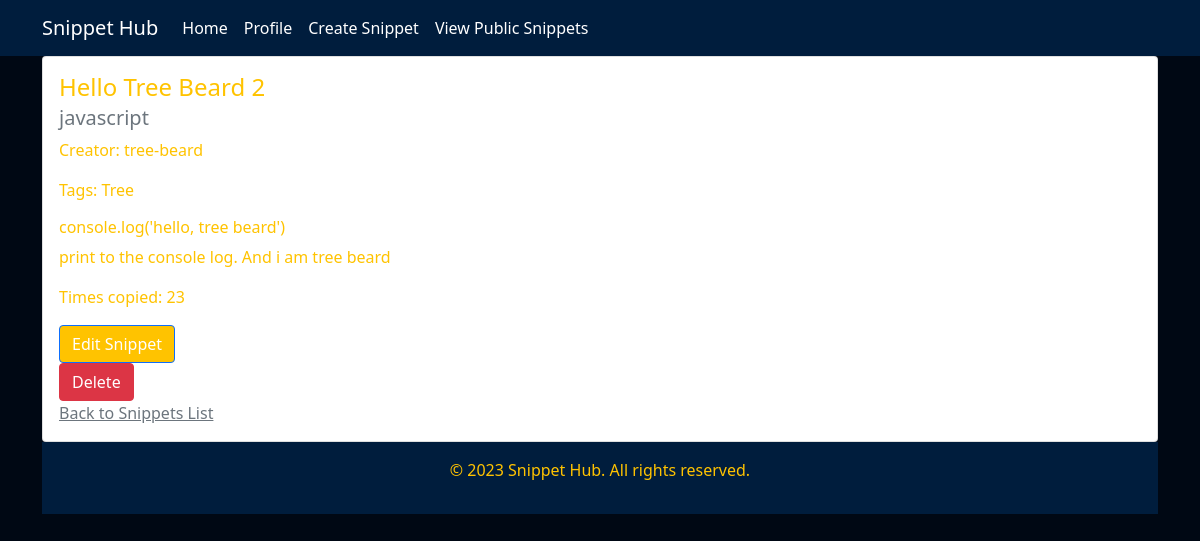
The app's page /view_snippets/3/, older data.
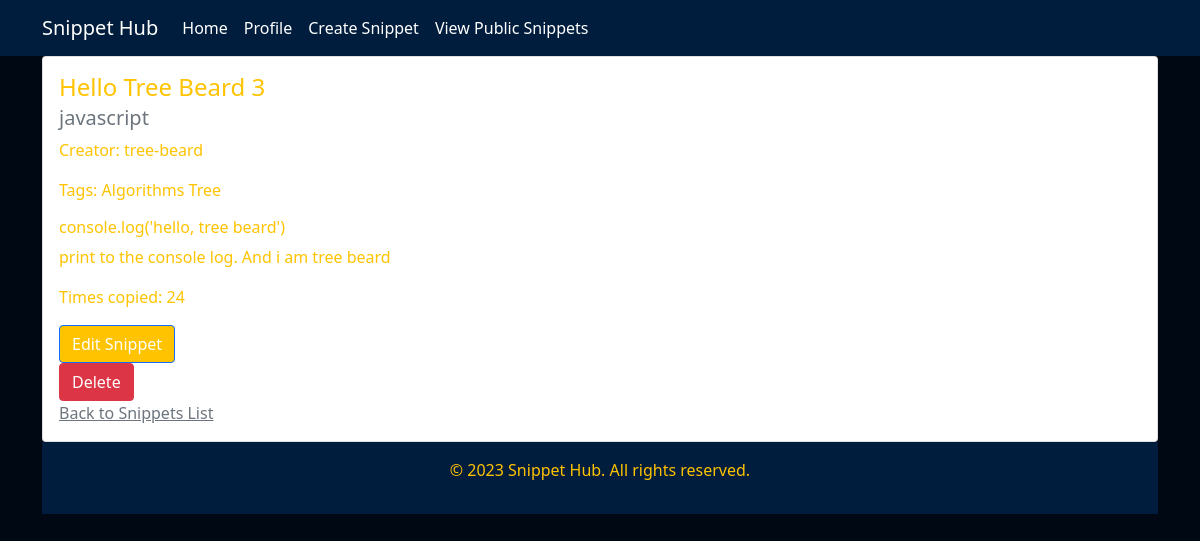
The same page, newer data.
### snippets/models.py (models this page shows, shortened)
class Snippet(models.Model):
    title = models.CharField(max_length=100)
    language = models.CharField(max_length=100)
    code = models.TextField()
    description = models.TextField()
    created = models.DateTimeField(auto_now_add=True)
    modified = models.DateTimeField(auto_now=True)
    creator = models.ForeignKey('auth.User', related_name='snippets', on_delete=models.CASCADE)
    is_public = models.BooleanField(default=True)
    tags = models.ManyToManyField("Tag")
    copy_count = models.PositiveBigIntegerField(default=0)

class Tag(models.Model):
    name = models.CharField(max_length=100)

### snippets/views.py (the view)
# urls.py: path('view_snippets/<int:snippet_id>/', views.view_snippet, name='view_snippet'),  # View a single code snippet
def view_snippet(request, snippet_id):
    snippet = Snippet.objects.get(id=snippet_id)
    return render(request, 'snippets/view_snippet.html', {'snippet': snippet})

### snippets/templates/snippets/view_snippet.html (shortened to what this page needs)
{% extends 'base.html' %}
{% block content %}
<div class="card">
    <div class="card-body">
        <h4 class="card-title">{{ snippet.title }}</h4>
        <h5 class="card-subtitle mb-2 text-muted">{{ snippet.language }}</h5>
        <p>Creator: {{ snippet.creator.username }}</p>
        <p>Tags: {% for tag in snippet.tags.all %}{{ tag.name }} {% endfor %}</p>
        <h6 class="card-text">{{ snippet.code }}</h6>
        <p class="card-text">{{ snippet.description }}</p>
        <p>Times copied: {{ snippet.copy_count }}</p>
        <a href="{% url 'snippets:edit_snippet' snippet.id %}">
            <button class="btn btn-primary">Edit Snippet</button>
        </a>
        <form method="post" action="{% url 'snippets:delete_snippet' snippet.id %}">
            <button type="submit" class="btn btn-danger">Delete</button>
        </form>
        <a href="{% url 'snippets:view_snippets' %}" class="card-subtitle mb-2 text-muted">Back to Snippets List</a>
</div>
{% endblock %}

Row changes from the older to the newer data that the page shows:
changed Snippet "javascript": title "Hello Tree Beard 2" → "Hello Tree Beard 3"; copy_count "23" → "24"
now on this page (row unchanged): Tag: name "Algorithms"
